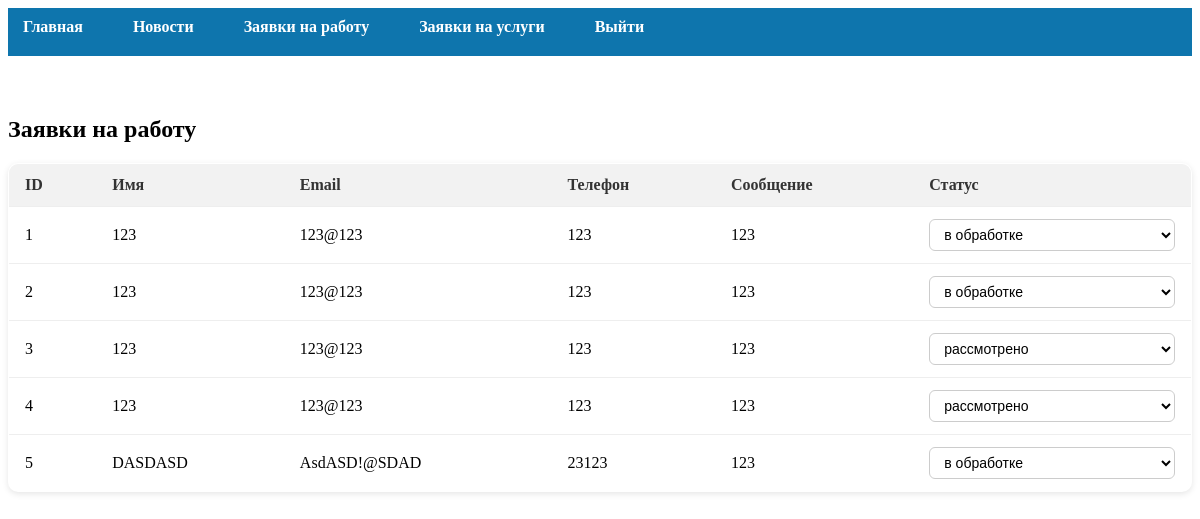
/admin/job-applications (signed in), run on the app's committed database.
### tables this page shows
CREATE TABLE job_applications (
            id INTEGER PRIMARY KEY AUTOINCREMENT,
            name TEXT NOT NULL,
            email TEXT,
            phone TEXT NOT NULL,
            message TEXT,
            status TEXT DEFAULT "новое"
        );

### server.py (the view)
@app.route('/admin/job-applications')
@login_required
def admin_job_applications():
    db = sqlite3.connect(DB)
    cur = db.cursor()
    cur.execute("SELECT id, name, email, phone, message, status FROM job_applications")
    applications = cur.fetchall()
    db.close()
    return render_template("admin/job_applications.html", applications=applications)

### server.py (called while the page is built)
def login_required(f):
    @wraps(f)
    def decorated_function(*args, **kwargs):
        if not session.get('admin'):
            return redirect("/admin/login")
        return f(*args, **kwargs)
    return decorated_function

### templates/admin/job_applications.html (shortened to what this page needs)
{% extends "admin/base_admin.html" %}
{% block admin_content %}
<h2>Заявки на работу</h2>
<table class="admin-table">
    <thead>
        <tr>
            <th>ID</th>
            <th>Имя</th>
            <th>Email</th>
            <th>Телефон</th>
            <th>Сообщение</th>
            <th>Статус</th>
        </tr>
    </thead>
    <tbody>
        {% if applications and applications|length > 0 %}
            {% for app in applications %}
            <tr>
                <td>{{ app[0] }}</td>
                <td>{{ app[1] }}</td>
                <td>{{ app[2] }}</td>
                <td>{{ app[3] }}</td>
                <td>{{ app[4]|truncate(50) }}</td>
                <td>
                    <select onchange="updateJobStatus({{ app[0] }}, this.value)">
                        <option value="в обработке" {% if app[5] == 'в обработке' %}selected{% endif %}>в обработке</option>
                        <option value="рассмотрено" {% if app[5] == 'рассмотрено' %}selected{% endif %}>рассмотрено</option>
                    </select>
                </td>
            </tr>
            {% endfor %}
        {% else %}
            <tr><td colspan="6">Нет заявок</td></tr>
        {% endif %}
    </tbody>
</table>
{% endblock %}

### static/css/admin.css (style rules this page uses)
.admin-table { width: 100%; border-collapse: collapse; margin-top: 20px; background-color: white; border: 1px solid #eee; border-radius: 10px; overflow: hidden; }
.admin-table th, .admin-table td { padding: 12px 16px; border-bottom: 1px solid #eee; text-align: left; }
.admin-table thead { background-color: #f2f2f2; color: #333; }
.admin-table select { width: 100%; padding: 6px 10px; border-radius: 6px; border: 1px solid #ccc; font-size: 14px; background-color: #fff; }
.admin-table { width: 100%; border-collapse: collapse; background-color: white; margin-top: 20px; box-shadow: 0 2px 6px rgba(0, 0, 0, 0.1); }
.admin-table th, .admin-table td { padding: 12px 16px; border-bottom: 1px solid #eee; }

### data on the page
job_applications: id "1", name "123", email "123@123", phone "123", message "123", status+id "в обработке"
job_applications: id "2", name "123", email "123@123", phone "123", message "123", status+id "в обработке"
job_applications: id "3", name "123", email "123@123", phone "123", message "123", status+id "рассмотрено"
job_applications: id "4", name "123", email "123@123", phone "123", message "123", status+id "рассмотрено"
job_applications: id "5", name "DASDASD", email "AsdASD!@SDAD", phone "23123", message "123", status+id "в обработке"
